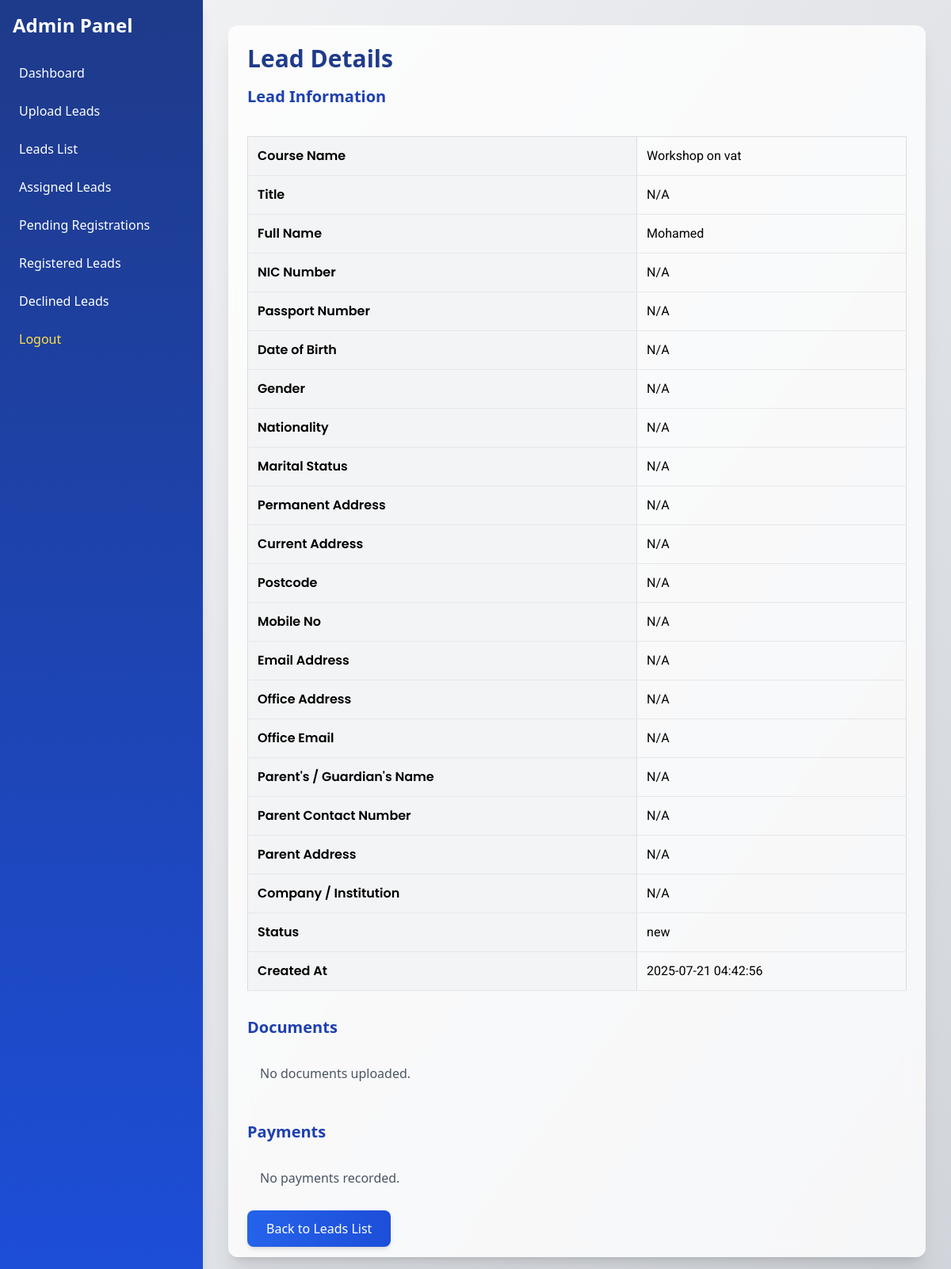
The app's page /views/admin/lead_details.php?lead_id=1179 (signed in) with its own data.
### tables this page shows
CREATE TABLE IF NOT EXISTS `leads` (
  `id` int NOT NULL AUTO_INCREMENT,
  `form_name` varchar(100) NOT NULL,
  `title` varchar(50) DEFAULT NULL,
  `full_name` varchar(100) NOT NULL,
  `email` varchar(100) NOT NULL,
  `phone` varchar(20) NOT NULL,
  `date_of_birth` date DEFAULT NULL,
  `gender` varchar(10) DEFAULT NULL,
  `nationality` varchar(50) DEFAULT NULL,
  `marital_status` varchar(20) DEFAULT NULL,
  `nic_number` varchar(12) DEFAULT NULL,
  `passport_number` varchar(20) DEFAULT NULL,
  `permanent_address` text,
  `current_address` text,
  `postcode` varchar(10) DEFAULT NULL,
  `mobile_no` varchar(15) DEFAULT NULL,
  `email_address` varchar(100) DEFAULT NULL,
  `office_address` text,
  `office_email` varchar(100) DEFAULT NULL,
  `parent_guardian_name` varchar(100) DEFAULT NULL,
  `parent_contact_number` varchar(15) DEFAULT NULL,
  `parent_address` text,
  `company_institution` varchar(100) DEFAULT NULL,
  `work_experience` text,
  `assigned_user_id` int DEFAULT NULL,
  `status` enum('new','assigned','pending_registration','registered','declined') DEFAULT 'new',
  `created_at` timestamp NULL DEFAULT CURRENT_TIMESTAMP,
  `registration_status` varchar(50) DEFAULT 'pending',
  `payment_plan_id` int DEFAULT NULL,
  PRIMARY KEY (`id`),
  KEY `assigned_user_id` (`assigned_user_id`),
  KEY `payment_plan_id` (`payment_plan_id`)
);

### backend/controllers/LeadController.php (called while the page is built, shortened)
<?php
require_once __DIR__ . '/../config/db_connect.php';
require_once __DIR__ . '/../models/Lead.php';
class LeadController {
    private $leadModel;
    public function __construct($pdo) {
        $this->leadModel = new Lead($pdo);
    }
    public function getLeadById($lead_id) {
        return $this->leadModel->getLeadById($lead_id);
    }
}

### backend/models/Lead.php (called while the page is built, shortened)
<?php
class Lead {
    private $pdo;
    public function __construct($pdo) {
        $this->pdo = $pdo;
    }
    public function getLeadById($lead_id) {
        $stmt = $this->pdo->prepare("SELECT l.*, u.username, r.status AS registration_status
                                     FROM leads l
                                     LEFT JOIN users u ON l.assigned_user_id = u.id
                                     LEFT JOIN registrations r ON l.id = r.lead_id
                                     WHERE l.id = ?");
        $stmt->execute([$lead_id]);
        return $stmt->fetch(PDO::FETCH_ASSOC);
    }
}

### views/admin/lead_details.php (the view, shortened to what this page needs)
<?php
require_once __DIR__ . '/../../backend/config/db_connect.php';
require_once __DIR__ . '/../../backend/controllers/LeadController.php';
$leadController = new LeadController($pdo);
$documentController = new DocumentController($pdo);
$paymentController = new PaymentController($pdo);
if (!isset($_GET['lead_id']) || !is_numeric($_GET['lead_id'])) {
    $error = 'No valid lead ID provided.';
} else {
    $lead_id = (int)$_GET['lead_id'];
    $lead = $leadController->getLeadById($lead_id);
}
$documents = $documentController->getDocumentsByLead($lead_id) ?? [];
$payments = $paymentController->getPaymentsByLead($lead_id) ?? [];
$currentPage = basename($_SERVER['PHP_SELF']);
?>
<!DOCTYPE html>
<html lang="en">
<head>
    <link rel="stylesheet" href="/std_mgmt/css/style.css?v=<?php echo time(); ?>">
    <script src="https://cdn.tailwindcss.com"></script>
</head>
<body class="bg-gradient-to-br from-gray-100 to-gray-300 font-sans">
    <div class="flex min-h-screen">
        <div id="sidebar" class="sidebar fixed inset-y-0 left-0 w-64 bg-gradient-to-b from-blue-900 to-blue-700 text-white p-4 md:relative md:translate-x-0 z-10 shadow-lg">
            <div class="flex items-center justify-between mb-6">
                <h2 class="text-2xl font-bold text-glow">Admin Panel</h2>
            </div>
            <nav aria-label="Main navigation">
                <ul class="space-y-2">
                    <li><a href="<?php echo BASE_PATH; ?>/views/admin/dashboard.php" class="block p-2 rounded hover:bg-red-700/30 <?php echo $currentPage === 'dashboard.php' ? 'bg-red-700/50' : ''; ?>">Dashboard</a></li>
                    <li><a href="<?php echo BASE_PATH; ?>/views/admin/upload_leads.php" class="block p-2 rounded hover:bg-red-700/30 <?php echo $currentPage === 'upload_leads.php' ? 'bg-red-700/50' : ''; ?>">Upload Leads</a></li>
                    <li><a href="<?php echo BASE_PATH; ?>/views/admin/leads_list.php" class="block p-2 rounded hover:bg-red-700/30 <?php echo $currentPage === 'leads_list.php' ? 'bg-red-700/50' : ''; ?>">Leads List</a></li>
                    <li><a href="<?php echo BASE_PATH; ?>/views/admin/assigned_leads.php" class="block p-2 rounded hover:bg-red-700/30 <?php echo $currentPage === 'assigned_leads.php' ? 'bg-red-700/50' : ''; ?>">Assigned Leads</a></li>
                    <li><a href="<?php echo BASE_PATH; ?>/views/admin/pending_registrations.php" class="block p-2 rounded hover:bg-red-700/30 <?php echo $currentPage === 'pending_registrations.php' ? 'bg-red-700/50' : ''; ?>">Pending Registrations</a></li>
                    <li><a href="<?php echo BASE_PATH; ?>/views/admin/registered_leads.php" class="block p-2 rounded hover:bg-red-700/30 <?php echo $currentPage === 'registered_leads.php' ? 'bg-red-700/50' : ''; ?>">Registered Leads</a></li>
                    <li><a href="<?php echo BASE_PATH; ?>/views/admin/declined_leads.php" class="block p-2 rounded hover:bg-red-700/30 <?php echo $currentPage === 'declined_leads.php' ? 'bg-red-700/50' : ''; ?>">Declined Leads</a></li>
                    <li><a href="<?php echo BASE_PATH; ?>/views/auth/logout.php" class="block p-2 rounded hover:bg-yellow-600/50 text-yellow-300">Logout</a></li>
                </ul>
            </nav>
        </div>
        <div class="flex-1 p-4 md:p-8">
            <div class="max-w-4xl mx-auto bg-white/80 backdrop-blur-md p-6 rounded-xl shadow-xl">
                <h1 class="text-3xl font-bold mb-4 text-blue-900 text-shadow">Lead Details</h1>
                <h2 class="text-xl font-semibold mb-4 text-blue-800">Lead Information</h2>
                <div class="overflow-x-auto">
                    <table class="table">
                        <tbody>
                            <tr><th>Course Name</th><td><?php echo htmlspecialchars($lead['form_name'] ?? 'N/A'); ?></td></tr>
                            <tr><th>Title</th><td><?php echo htmlspecialchars($lead['title'] ?? 'N/A'); ?></td></tr>
                            <tr><th>Full Name</th><td><?php echo htmlspecialchars($lead['full_name'] ?? 'N/A'); ?></td></tr>
                            <tr><th>NIC Number</th><td><?php echo htmlspecialchars($lead['nic_number'] ?? 'N/A'); ?></td></tr>
                            <tr><th>Passport Number</th><td><?php echo htmlspecialchars($lead['passport_number'] ?? 'N/A'); ?></td></tr>
                            <tr><th>Date of Birth</th><td><?php echo htmlspecialchars($lead['date_of_birth'] ?? 'N/A'); ?></td></tr>
                            <tr><th>Gender</th><td><?php echo htmlspecialchars($lead['gender'] ?? 'N/A'); ?></td></tr>
                            <tr><th>Nationality</th><td><?php echo htmlspecialchars($lead['nationality'] ?? 'N/A'); ?></td></tr>
                            <tr><th>Marital Status</th><td><?php echo htmlspecialchars($lead['marital_status'] ?? 'N/A'); ?></td></tr>
                            <tr><th>Permanent Address</th><td><?php echo htmlspecialchars($lead['permanent_address'] ?? 'N/A'); ?></td></tr>
                            <tr><th>Current Address</th><td><?php echo htmlspecialchars($lead['current_address'] ?? 'N/A'); ?></td></tr>
                            <tr><th>Postcode</th><td><?php echo htmlspecialchars($lead['postcode'] ?? 'N/A'); ?></td></tr>
                            <tr><th>Mobile No</th><td><?php echo htmlspecialchars($lead['mobile_no'] ?? 'N/A'); ?></td></tr>
                            <tr><th>Email Address</th><td><?php echo htmlspecialchars($lead['email_address'] ?? 'N/A'); ?></td></tr>
                            <tr><th>Office Address</th><td><?php echo htmlspecialchars($lead['office_address'] ?? 'N/A'); ?></td></tr>
                            <tr><th>Office Email</th><td><?php echo htmlspecialchars($lead['office_email'] ?? 'N/A'); ?></td></tr>
                            <tr><th>Parent's / Guardian's Name</th><td><?php echo htmlspecialchars($lead['parent_guardian_name'] ?? 'N/A'); ?></td></tr>
                            <tr><th>Parent Contact Number</th><td><?php echo htmlspecialchars($lead['parent_contact_number'] ?? 'N/A'); ?></td></tr>
                            <tr><th>Parent Address</th><td><?php echo htmlspecialchars($lead['parent_address'] ?? 'N/A'); ?></td></tr>
                            <tr><th>Company / Institution</th><td><?php echo htmlspecialchars($lead['company_institution'] ?? 'N/A'); ?></td></tr>
                            <tr><th>Status</th><td><?php echo htmlspecialchars($lead['status'] ?? 'N/A'); ?></td></tr>
                            <tr><th>Created At</th><td><?php echo htmlspecialchars($lead['created_at'] ?? 'N/A'); ?></td></tr>
                        </tbody>
                    </table>
                </div>
                <h2 class="text-xl font-semibold mt-8 mb-4 text-blue-800">Documents</h2>
                <?php if (empty($documents)): ?>
                    <div class="p-4 text-gray-600">No documents uploaded.</div>
                <?php endif; ?>
                <h2 class="text-xl font-semibold mt-8 mb-4 text-blue-800">Payments</h2>
                <?php if (empty($payments)): ?>
                    <div class="p-4 text-gray-600">No payments recorded.</div>
                <?php endif; ?>
                <div class="mt-6">
                    <a href="<?php echo BASE_PATH; ?>/views/admin/leads_list.php" class="px-6 py-3 bg-gradient-to-r from-blue-600 to-blue-700 text-white rounded-lg hover:from-blue-700 hover:to-blue-800 shadow-md hover:shadow-lg transition-all duration-300">Back to Leads List</a>
                </div>
            </div>
        </div>
    </div>
</body>
</html>

### css/style.css (style rules this page uses)
body { font-family: Arial, sans-serif; margin: 0; padding: 0; }
.table { width: 100%; border-collapse: collapse; margin-top: 20px; }
.table th, .table td { border: 1px solid #ddd; padding: 8px; text-align: left; }
.table th { background-color: #f2f2f2; }

### views/admin/lead_details.php (style rules this page uses)
.sidebar { transition: transform 0.3s ease-in-out; }
.table { width: 100%; border-collapse: collapse; }
.table th, .table td { padding: 12px; text-align: left; border-bottom: 1px solid #e5e7eb; }
.table th { background-color: #f3f4f6; font-weight: 600; font-family: 'Poppins', sans-serif; }
.table td { font-family: 'Roboto', sans-serif; }

### records on screen
leads: form_name "Workshop on vat", title "N/A", full_name "Mohamed", nic_number "N/A", passport_number "N/A", date_of_birth "N/A", gender "N/A", nationality "N/A", marital_status "N/A", permanent_address "N/A", current_address "N/A", postcode "N/A", mobile_no "N/A", email_address "N/A", office_address "N/A", office_email "N/A", parent_guardian_name "N/A", parent_contact_number "N/A", parent_address "N/A", company_institution "N/A", status "new", created_at "2025-07-21 04:42:56"
